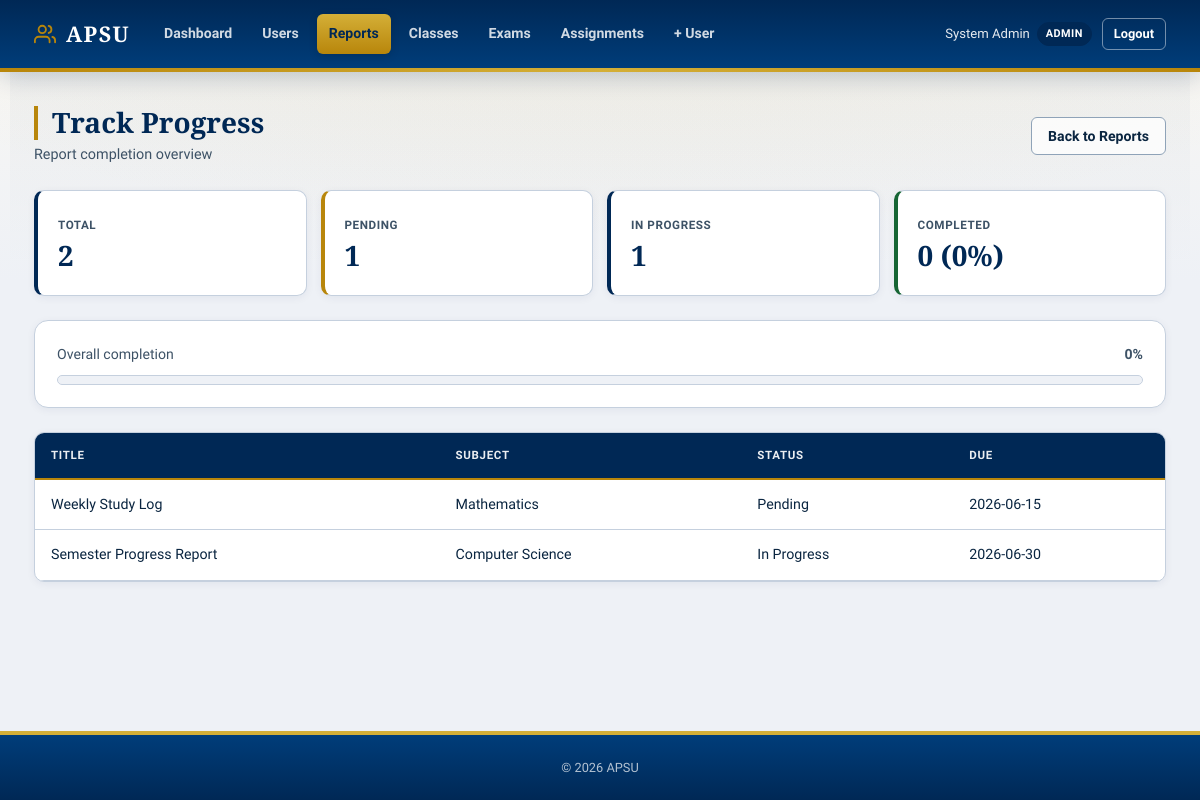
Screenshot of /reports/index.php?action=track (signed in) with the database file from the repository.
### tables this page shows
CREATE TABLE reports (
    id          INT AUTO_INCREMENT PRIMARY KEY,
    user_id     INT NOT NULL,
    title       VARCHAR(255) NOT NULL,
    subject     VARCHAR(255) NOT NULL,
    priority    ENUM('Low', 'Medium', 'High') NOT NULL DEFAULT 'Medium',
    assign_date DATE NOT NULL,
    due_date    DATE NOT NULL,
    status      ENUM('Pending', 'In Progress', 'Completed') NOT NULL DEFAULT 'Pending',
    created_at  TIMESTAMP NOT NULL DEFAULT CURRENT_TIMESTAMP,
    FOREIGN KEY (user_id) REFERENCES users(id) ON DELETE CASCADE
);

### reports/model/Report.php (called while the page is built, shortened)
<?php
class Report
{
    private PDO $pdo;
    public function __construct(PDO $pdo)
    {
        $this->pdo = $pdo;
    }
    public function getAll(?string $search = null, ?string $status = null, ?string $priority = null, ?int $userId = null): array
    {
        $sql = 'SELECT r.*, u.full_name AS owner_name FROM reports r JOIN users u ON r.user_id = u.id WHERE 1=1';
        $params = [];
        $sql .= ' ORDER BY r.due_date ASC';
        $stmt = $this->pdo->prepare($sql);
        $stmt->execute($params);
        return $stmt->fetchAll();
    }
    public function progressStats(): array
    {
        return $this->pdo->query("SELECT
            COUNT(*) AS total,
            SUM(status = 'Pending') AS pending,
            SUM(status = 'In Progress') AS in_progress,
            SUM(status = 'Completed') AS completed
            FROM reports")->fetch();
    }
}

### reports/views/track.php (the view)
<?php
$total = (int)($stats['total'] ?? 0);
$done = (int)($stats['completed'] ?? 0);
$pct = $total > 0 ? (int)round(($done / $total) * 100) : 0;
require __DIR__ . '/../../includes/header.php';
?>
<div class="page-header">
    <div><h1 class="page-title">Track Progress</h1><p class="page-subtitle">Report completion overview</p></div>
    <a href="index.php" class="btn btn-outline">Back to Reports</a>
</div>
<div class="stats-row">
    <div class="stat-card accent-primary"><span class="stat-label">Total</span><span class="stat-value"><?= $total ?></span></div>
    <div class="stat-card accent-warning"><span class="stat-label">Pending</span><span class="stat-value"><?= (int)$stats['pending'] ?></span></div>
    <div class="stat-card accent-primary"><span class="stat-label">In Progress</span><span class="stat-value"><?= (int)$stats['in_progress'] ?></span></div>
    <div class="stat-card accent-success"><span class="stat-label">Completed</span><span class="stat-value"><?= $done ?> (<?= $pct ?>%)</span></div>
</div>
<div class="progress-block card" style="padding:22px;margin-bottom:24px;">
    <div class="progress-meta"><span>Overall completion</span><strong><?= $pct ?>%</strong></div>
    <div class="progress-track"><div class="progress-fill accent-success" style="width:<?= $pct ?>%"></div></div>
</div>
<div class="table-card">
    <table class="data-table">
        <thead><tr><th>Title</th><th>Subject</th><th>Status</th><th>Due</th></tr></thead>
        <tbody>
        <?php foreach ($reports as $r): ?>
        <tr>
            <td><?= htmlspecialchars($r['title']) ?></td>
            <td><?= htmlspecialchars($r['subject']) ?></td>
            <td><?= htmlspecialchars($r['status']) ?></td>
            <td><?= htmlspecialchars($r['due_date']) ?></td>
        </tr>
        <?php endforeach; ?>
        </tbody>
    </table>
</div>
<?php require __DIR__ . '/../../includes/footer.php'; ?>

### rows the page displays
reports: title "Weekly Study Log", subject "Mathematics", status "Pending", due_date "2026-06-15"
reports: title "Semester Progress Report", subject "Computer Science", status "In Progress", due_date "2026-06-30"

### other values shown
$_SESSION['full_name'] "System Admin"
$role "ADMIN"
$total "2"
$stats['pending'] "1"
$stats['in_progress'] "1"
$done "0"
$pct "0"
